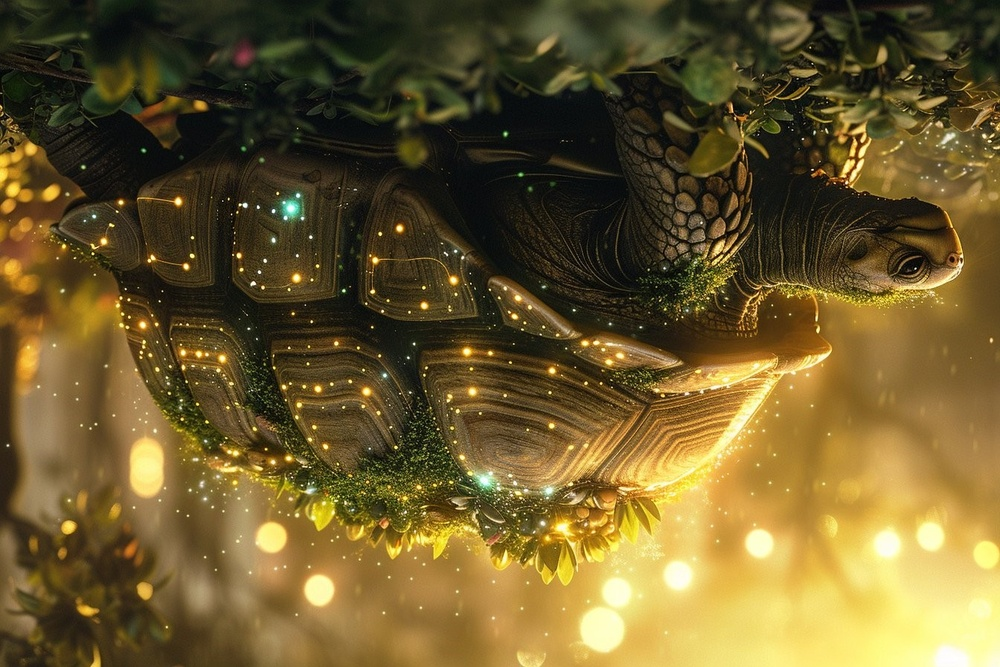
#> input picture file-i-o/Turtle_rotated.jpeg, 1000 x 667 px, shrunk from 1344 x 896 before the run
$ python image.py
#> lines starting #> are read from the running program, lines starting #| are printed output that depends on the picture
from PIL import Image
from PIL import ImageFilter


def main():
    with Image.open("Turtle_rotated.jpeg") as img:
#> img is the input picture: PIL image 1000x667 RGB; mean R, G, B 107.5, 90, 44.9
        rotated_image = img.rotate(180)
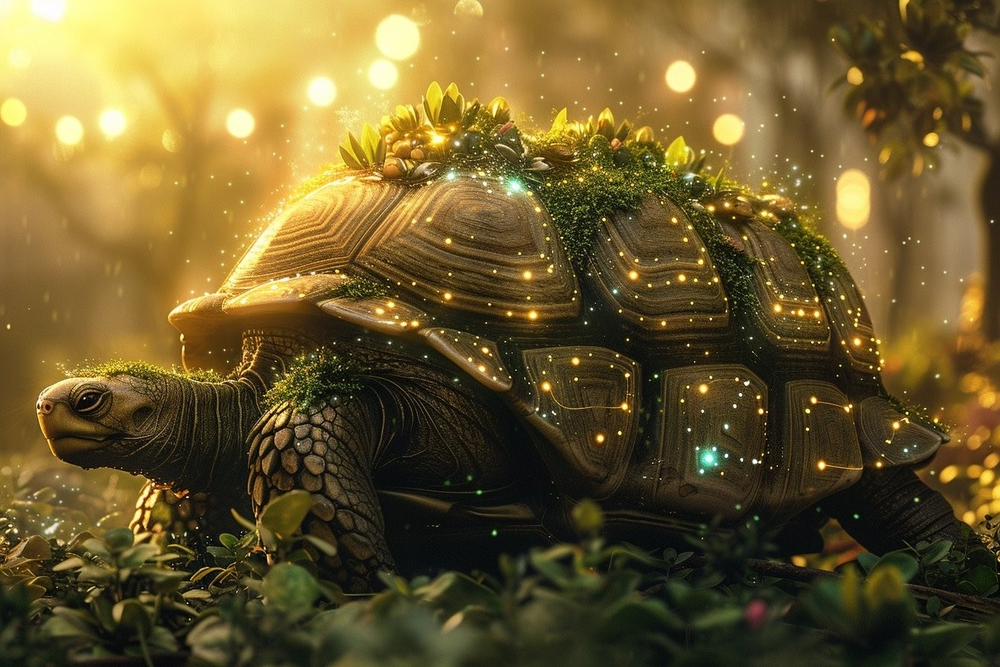
#> rotated_image: PIL image 1000x667 RGB; mean R, G, B 107.5, 90, 44.9
        edited_image = rotated_image.filter(ImageFilter.FIND_EDGES)
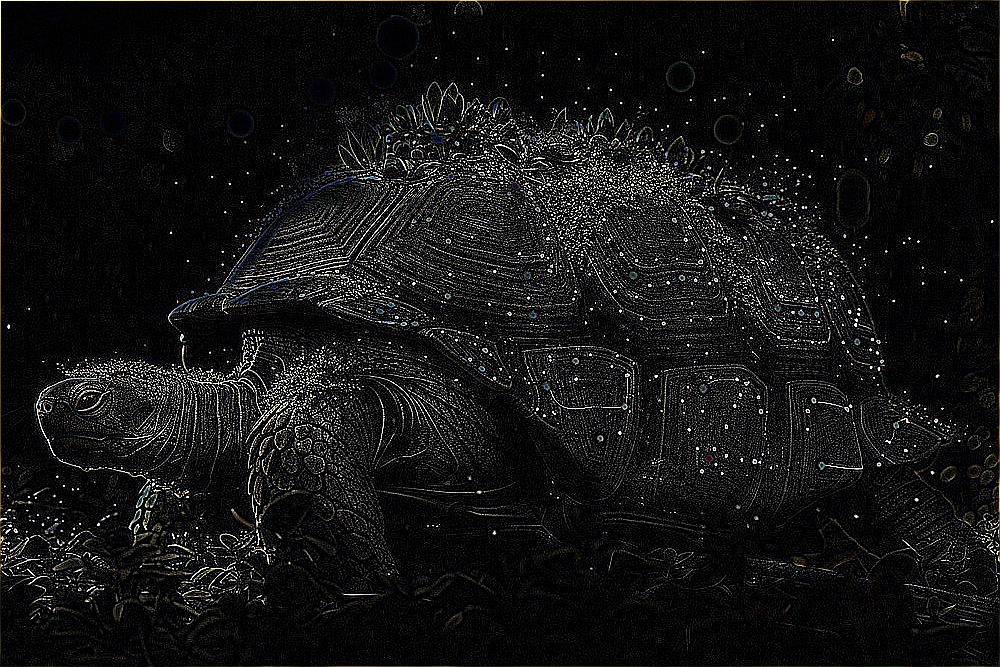
#> edited_image: PIL image 1000x667 RGB; mean R, G, B 19.3, 19.2, 18.9
        edited_image.save("out.jpeg")


if __name__ == "__main__":
    main()
